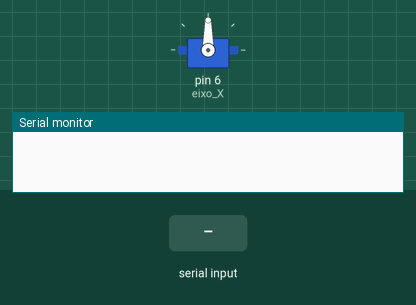
Bench run of a sketch on a simulated Arduino Uno, built with avr-gcc and run on an emulated ATmega328P. On the bench: servo, the last lines printed to the serial monitor. The test bench sets the inputs (shaded band).

Above: at 1.2 s.
1.3 s: "30,150\n" received over Serial
At 3.3 s:
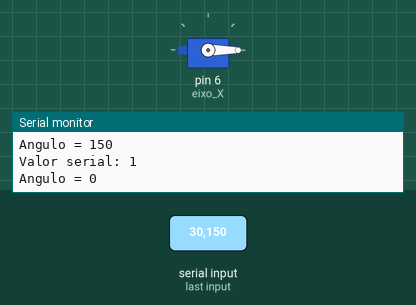
3.8 s: "90,45\n" received over Serial
At 4.2 s:
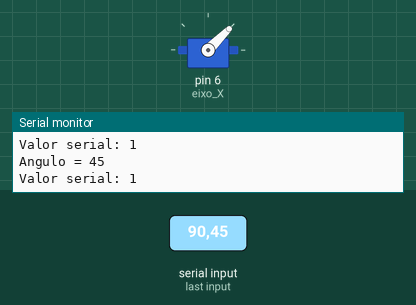
6.3 s: "200\n" received over Serial
At 7.1 s:
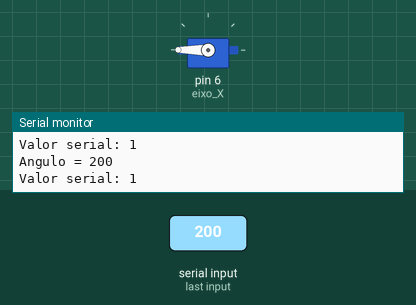
Timing chart, 0 to 9.3 s (numbered marks = the images above; inputs shaded):
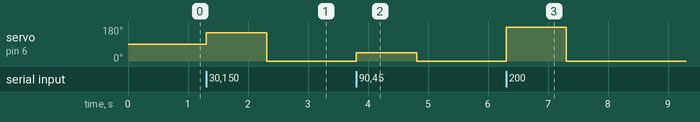

The sketch:

Pratica12_Servo_Angulo.ino
```cpp
#include<Servo.h> // Inclui a biblioteca Servo.h

Servo eixo_X; // Cria objeto para controlar o servo base
int graus=90;

void setup(){
  Serial.begin(9600);
  eixo_X.attach(6);  // Define que o servo esta ligado a porta 6
}
void loop(){
  if (Serial.available()>0){   // Se hover bits disponvel

    Serial.print("Valor serial: ");
    Serial.println(Serial.available());

    graus = Serial.parseInt(); // Retorna o primeiro número inteiro do buffer serial
    eixo_X.write(graus);       // Move o eixo do servo, de acordo com o angulo
    Serial.print("Angulo = ");
    Serial.println(graus);
  }
}
```

Measured:
- after the input at 1.3 s, servo on pin 6 (eixo_X): 90° → 150° at once, → 0° 1.0 s later
- after the input at 3.8 s, servo on pin 6 (eixo_X): 0° → 45° at once, → 0° 1.0 s later
- after the input at 6.3 s, servo on pin 6 (eixo_X): 0° → 180° at once, → 0° 1.0 s later
